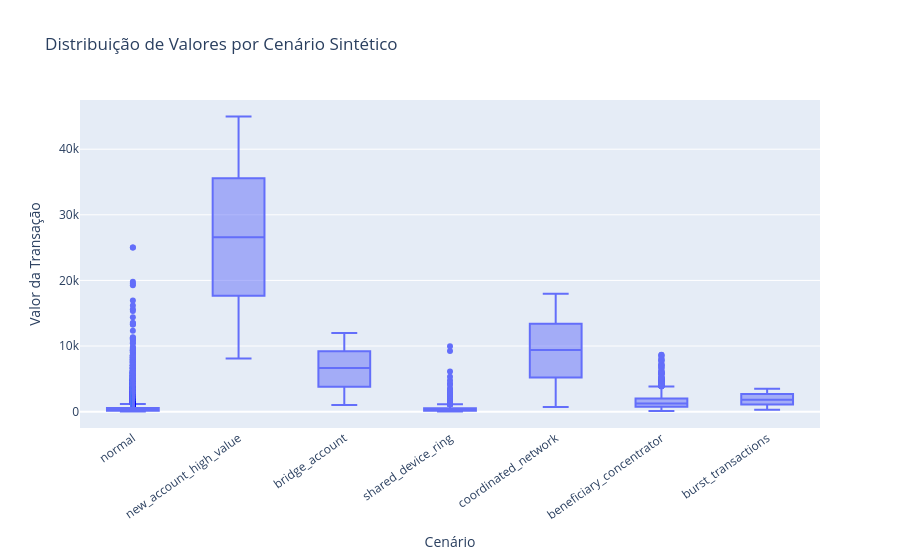

This figure's notebook cell:
### Code cell
fig = px.box(
    transacoes_enriched,
    x="fraud_scenario",
    y="valor",
    title="Distribuição de Valores por Cenário Sintético",
    labels={
        "fraud_scenario": "Cenário",
        "valor": "Valor da Transação",
    },
)

fig.update_layout(xaxis_tickangle=-35)
fig.show()

### Figure 1 — Plotly figure (JSON) as saved in the notebook; plotly's stock layout.template omitted (floating-point values rounded to 4 significant figures; data arrays with more than 128 entries replaced by an {"elided": "..."} marker saying what was removed)
{"data": [{"alignmentgroup": "True", "hovertemplate": "Cenário=%{x}<br>Valor da Transação=%{y}<extra></extra>", "legendgroup": "", "marker": {"color": "#636efa"}, "name": "", "notched": false, "offsetgroup": "", "orientation": "v", "showlegend": false, "type": "box", "x": {"elided": "80000 str values"}, "x0": " ", "xaxis": "x", "y": {"elided": "80000 float values"}, "y0": " ", "yaxis": "y"}], "layout": {"boxmode": "group", "legend": {"tracegroupgap": 0}, "title": {"text": "Distribuição de Valores por Cenário Sintético"}, "xaxis": {"anchor": "y", "domain": [0, 1], "tickangle": -35, "title": {"text": "Cenário"}}, "yaxis": {"anchor": "x", "domain": [0, 1], "title": {"text": "Valor da Transação"}}}}
